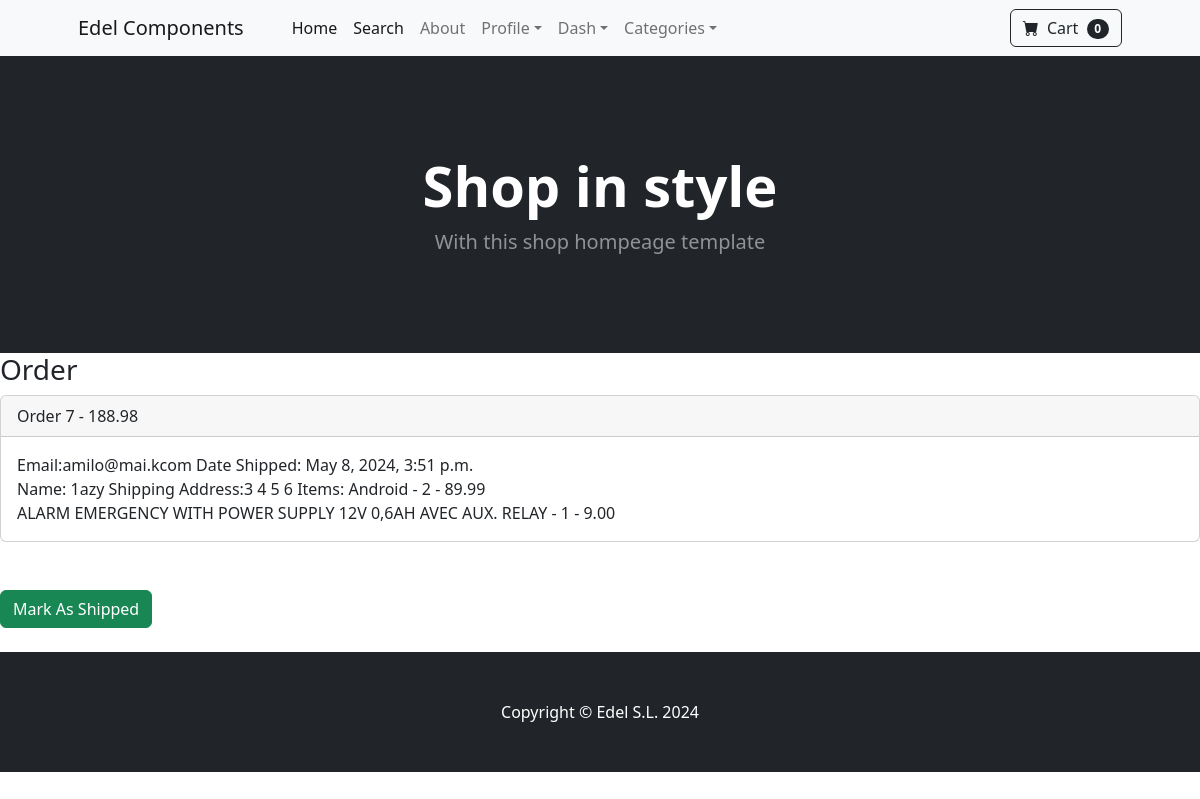
Page /payment/orders/7 (signed in) on the committed database.
### payment/models.py (models this page shows, shortened)
class Order(models.Model):
    user = models.ForeignKey(User, on_delete=models.CASCADE)
    full_name = models.CharField(max_length=255)
    email = models.EmailField(max_length=255)
    shipping_address = models.TextField(max_length=15000)
    amount_paid = models.DecimalField(max_digits=9, decimal_places=2)
    date_ordered = models.DateTimeField(auto_now_add=True)
    shipped = models.BooleanField(default=False)
    date_shipped = models.DateTimeField(blank=True, null=True)
    customer_reference = models.CharField(max_length=20, blank=True, null=True)

class OrderItem(models.Model):
    order = models.ForeignKey(Order, on_delete=models.CASCADE, null=True)
    product = models.ForeignKey(Product, on_delete=models.CASCADE, null=True)
    user = models.ForeignKey(User, on_delete=models.CASCADE, null=True)
    quantity = models.PositiveBigIntegerField(default=1)
    price = models.DecimalField(max_digits=9, decimal_places=2)

### store/models.py (models this page shows)
class Product(models.Model):
    name = models.CharField(max_length=100)
    price = models.DecimalField(default=0, decimal_places=2, max_digits=7)
    category = models.ForeignKey(Category, on_delete=models.CASCADE, default="", blank=True, null=True)
    description = models.CharField(max_length=250, default="", blank=True, null=True)
    media = models.ImageField(upload_to="uploads/product/")
    short_description = models.CharField(max_length=100, default="", blank=True, null=True)
    reference = models.CharField(max_length=100, default="", blank=True, null=True)
    manufacturer_reference = models.CharField(max_length=100, default="", blank=True, null=True)
    stock = models.IntegerField(default=0)
    min_order_qty = models.CharField(max_length=100, default="", blank=True, null=True)
    brand = models.CharField(max_length=100, default="", blank=True, null=True)
    hashtag = models.CharField(max_length=100, default="", blank=True, null=True)
    dimensions = models.CharField(max_length=100, default="", blank=True, null=True)
    url = models.CharField(max_length=100, default="", blank=True, null=True)
    title = models.CharField(max_length=100, default="", blank=True, null=True)
    visible = models.BooleanField(default=False)
    sale = models.BooleanField(default=False)
    sale_price = models.DecimalField(default=0, decimal_places=2, max_digits=7)
    def __str__(self):
        return self.name

### payment/views.py (the view, shortened to what this page needs)
# urls.py: path("orders/<int:pk>", views.orders, name="orders"),
def orders(request, pk):
    if request.user.is_authenticated and request.user.is_superuser:
        order = Order.objects.get(id=pk)
        items = OrderItem.objects.filter(order=pk)
        return render (request, 'payment/orders.html', {"order": order, "items":items})
    else:
        messages.success(request, "Access Denied")
        return redirect('home')

### cart/cart.py (called while the page is built)
    def __len__(self):
        return len(self.cart)

### cart/context_processors.py (called while the page is built)
def cart(request):
    return {'cart': Cart(request)}

### payment/templates/payment/orders.html (shortened to what this page needs)
{% extends 'base.html' %}
{% block content %}
<h3>Order</h3>
<div class="card">
    <div class="card-header">
      Order {{ order.id }} - {{ order.amount_paid }}
    </div>
    <div class="card-body">
      Email:{{ order.email }}
      {% if order.date_shipped %}
        Date Shipped: {{ order.date_shipped }}
      {% else %}
        Date Ordered:{{ order.date_ordered }}
      {% endif %}
      <br />
      Name: {{ order.full_name }}
      Shipping Address:{{ order.shipping_address }}
      Items:
      {% for item in items%}
        {{item.product}} - {{item.quantity}} - {{item.price}} <br />
      {% endfor %}
    </div>
  </div>
  <br /><br />
  {% if not order.shipped %}
  <form method="POST">
    <button type="Submit" class="btn btn-success">Mark As Shipped</button>
  </form>
  {% else %}
  <form method="POST">
    {% csrf_token %}
    <input type="hidden" name="shipping_status" value="False">
    <button type="Submit" class="btn btn-danger">Mark As Not shipped</button>
  </form>
  {% endif %}
<br />
{% endblock %}

### rows in the picture
Order: id "7", amount_paid "188.98", email "amilo@mai.kcom", date_shipped "May 8, 2024, 3:51 p.m.", full_name "1azy", shipping_address "3 4 5 6"
OrderItem: product "Android", quantity "2", price "89.99"
OrderItem: product "ALARM EMERGENCY WITH POWER SUPPLY 12V 0,6AH AVEC AUX. RELAY", quantity "1", price "9.00"

### other values in the picture
{{ cart|length }} "0"
